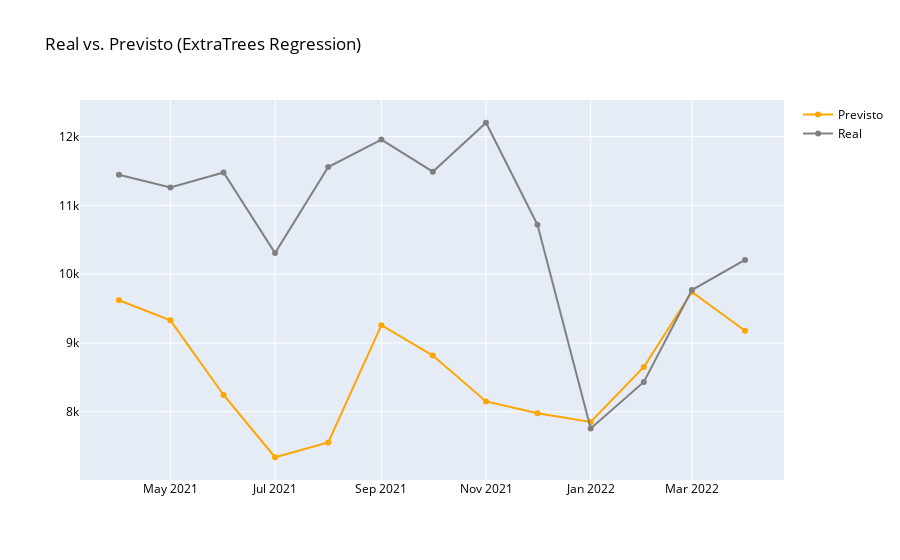

This figure's notebook cell:
### Code cell
fig = go.Figure(data=[
    go.Scatter(name='Previsto', x=df_r_teste['data'], y=pred_teste_et, marker={'color': 'orange'}),
    go.Scatter(name='Real', x=df_r_teste['data'], y=y_r_teste, marker={'color': 'gray'})
    ])
fig.update_layout(font=dict(color='black'), title_text='Real vs. Previsto (RandomForest Regression)')
fig.show()

### Figure 1 — Plotly figure (JSON) as saved in the notebook; plotly's stock layout.template omitted (floating-point values rounded to 4 significant figures)
{"data": [{"marker": {"color": "orange"}, "name": "Previsto", "type": "scatter", "x": ["2021-04-01", "2021-05-01", "2021-06-01", "2021-07-01", "2021-08-01", "2021-09-01", "2021-10-01", "2021-11-01", "2021-12-01", "2022-01-01", "2022-02-01", "2022-03-01", "2022-04-01"], "y": [9621.0, 9329.0, 8243.0, 7338.0, 7553.0, 9260.0, 8816.0, 8150.0, 7978.0, 7851.0, 8651.0, 9741.0, 9178.0]}, {"marker": {"color": "gray"}, "name": "Real", "type": "scatter", "x": ["2021-04-01", "2021-05-01", "2021-06-01", "2021-07-01", "2021-08-01", "2021-09-01", "2021-10-01", "2021-11-01", "2021-12-01", "2022-01-01", "2022-02-01", "2022-03-01", "2022-04-01"], "y": [11447, 11263, 11480, 10307, 11559, 11959, 11491, 12203, 10718, 7757, 8433, 9770, 10208]}], "layout": {"font": {"color": "black"}, "title": {"text": "Real vs. Previsto (ExtraTrees Regression)"}}}
